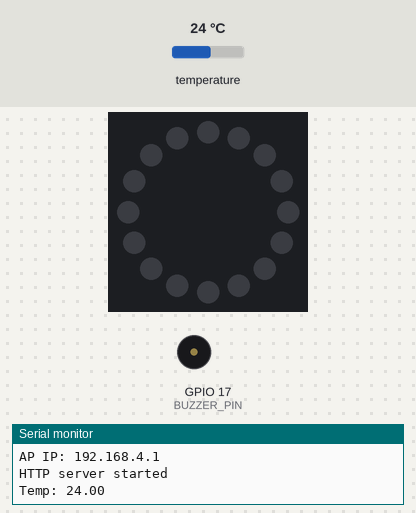
A sketch run on a simulated ESP32. Shown: 16 RGB LEDs in a ring, first at the top, clockwise, buzzer (waves = sounding), the last lines printed to the serial monitor. The inputs (shaded band) are chosen by the test bench; at power-on: temperature 24 °C. Dim RGB values are drawn brighter than linear.

Above: at 2.2 s.
2.3 s: temperature set to 39.3 °C
At 2.8 s:
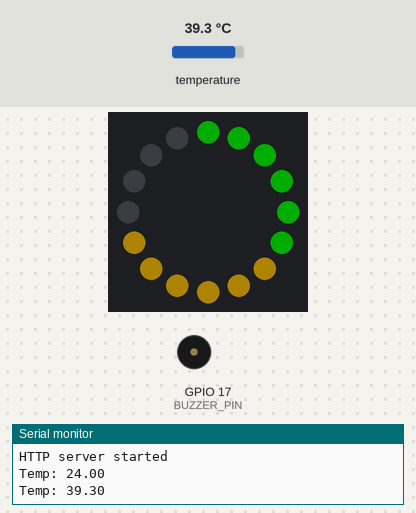
4.7 s: temperature set to 40.6 °C
At 4.97 s:
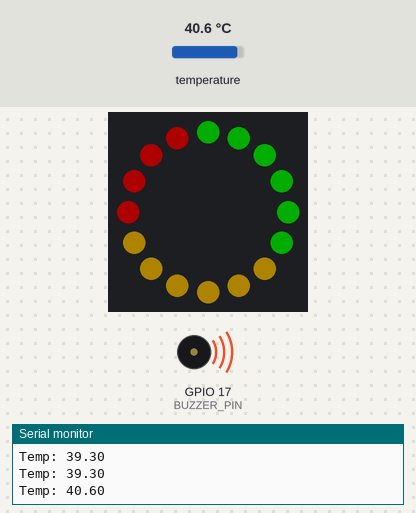
7.2 s: temperature set to 28 °C
At 8.2 s:
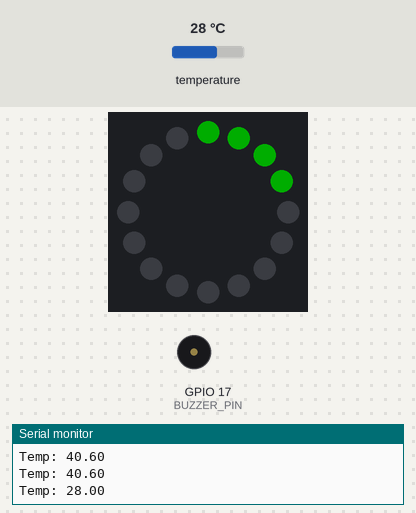
9.0 s: temperature set to 26.5 °C
At 10.5 s:
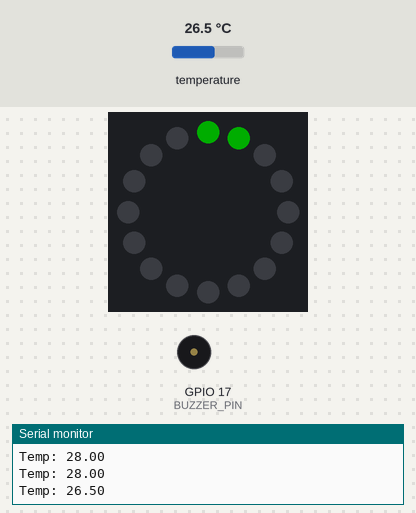
11.4 s: temperature set to 25.3 °C
At 13.7 s:
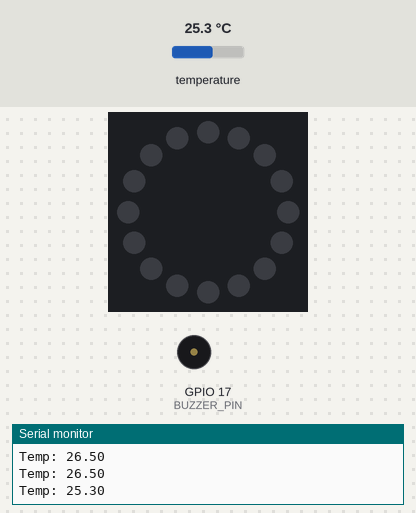
14.0 s: temperature set to 29 °C
At 16.3 s:
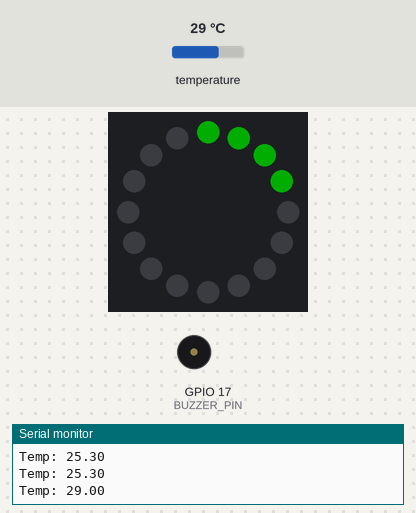
Timing chart, 0 to 17.7 s (numbered marks = the images above; inputs shaded):
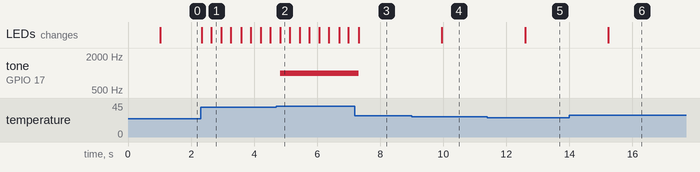

Measured:
- the behaviour switches between 40 and 40.1 °C on temperature (found by bisection; images 1 and 2)
- the behaviour switches between 26 and 25.9 °C on temperature (found by bisection; images 4 and 5)
- after the input at 2.3 s, the LEDs: first change at once (image 1 shows a later state)
- after the input at 4.7 s, tone on GPIO 17 (BUZZER_PIN): silent → 1000 Hz after 0.13 s; the LEDs: change after 0.13 s (image 2)
- after the input at 7.2 s, tone on GPIO 17 (BUZZER_PIN): 1000 Hz → silent after 0.11 s; the LEDs: change after 0.11 s (image 3)
- after the input at 9.0 s, the LEDs: change after 0.96 s (image 4)
- after the input at 11.4 s, the LEDs: change after 1.2 s (image 5)
- after the input at 14.0 s, the LEDs: change after 1.2 s (image 6)

The sketch:

sketch_jun24d.ino
```cpp
#include <WiFi.h>
#include <WebServer.h>
#include <Wire.h>
#include <Adafruit_Si7021.h>
#include <Adafruit_NeoPixel.h>

// WI-FI (hotspot) params
const char* apSSID     = "ESP32-AP";
const char* apPassword = "iot2025";

// Pins
// senesor for temperature
#define GY_SDA       27
#define GY_SCL       26
// buzzer
#define BUZZER_PIN   17
// led ring with 16 led diods
#define LED_PIN      22
#define LED_COUNT    16


WebServer   server(80); // 80 is the port for web
Adafruit_Si7021 sensor;
Adafruit_NeoPixel ring(LED_COUNT, LED_PIN, NEO_GRB + NEO_KHZ800);

// returns the current color of the diod
String ledColor(int idx, int g, int y, int r) {
  if (idx < g)        return "rgb(0,255,0)";
  else if (idx < g+y) return "rgb(255,191,0)";
  else if (idx < g+y+r) return "rgb(255,0,0)";
  else                return "rgb(200,200,200)";
}

void setup() {
  Serial.begin(115200);
  delay(1000);

  // === Стартиране на Wi-Fi AP ===
  WiFi.softAP(apSSID, apPassword); // Create the Wifi name with password
  Serial.print("AP IP: "); Serial.println(WiFi.softAPIP()); // return the adr.

  // === HTTP маршрут “/” ===
  server.on("/", [](){
    float t = sensor.readTemperature();

    // Calculate the leds
    int g=0,y=0,r=0;
    if      (t>=40.0){ g=6; y=6; r=4; }
    else if (t>=38.0){ g=6; y=6; r=2; }
    else if (t>=36.0){ g=6; y=6; }
    else if (t>=34.0){ g=6; y=4; }
    else if (t>=32.0){ g=6; y=2; }
    else if (t>=30.0){ g=6; }
    else if (t>=28.0){ g=4; }
    else if (t>=26.0){ g=2; }

    // Генерираме HTML с кръгчета
    String html = "<!DOCTYPE html><html><head><meta charset='utf-8'>"
                  "<title>ESP32 Fire/System alarm</title>"
                  "<script>setTimeout(()=>location.reload(),1200);</script>" // reloading the page
                  "<style>"
                  "body{background:#fff;font-family:Arial,sans-serif;"
                  "text-align:center;padding:20px;}"
                  ".led{display:inline-block;width:25px;height:25px;"
                  "border-radius:50%;margin:5px;}"
                  "</style></head><body>";
    html += "<h1>Temp: " + String(t,2) + " &deg;C</h1><div>";
    for (int i = 0; i < LED_COUNT; i++) {
      String c = ledColor(i, g, y, r);
      html += "<span class='led' style='background:" + c + ";'></span>"; // add circles
    }
    html += "</div></body></html>";

    server.send(200, "text/html", html); // (html status code, sending html content, content)
  });
  server.begin(); //starts listening to requests
  Serial.println("HTTP server started");


 // start connection with the sensor
  Wire.begin(GY_SDA, GY_SCL);
  if (!sensor.begin()) {
    Serial.println("ERROR: Si7021 init failed!");
    while (1) delay(10);
  }
  pinMode(BUZZER_PIN, OUTPUT);

  ring.begin();
  ring.show();
  ring.setBrightness(50);
}

void loop() {
  server.handleClient();

  float temp = sensor.readTemperature();
  Serial.print("Temp: "); Serial.println(temp,2);

  // Buzzer sound above 40 C.
  if (temp > 40.0) tone(BUZZER_PIN,1000);
  else             noTone(BUZZER_PIN);

  // turn off all diods
  for (int i = 0; i < LED_COUNT; i++) {
    ring.setPixelColor(i, 0);
  }

  // Calculate the led lamps
  int g=0,y=0,r=0;
  if      (temp>=40.0){ g=6; y=6; r=4; }
  else if (temp>=38.0){ g=6; y=6; r=2; }
  else if (temp>=36.0){ g=6; y=6; }
  else if (temp>=34.0){ g=6; y=4; }
  else if (temp>=32.0){ g=6; y=2; }
  else if (temp>=30.0){ g=6; }
  else if (temp>=28.0){ g=4; }
  else if (temp>=26.0){ g=2; }

  // set the leds
  for (int i = 0; i < g; i++)          ring.setPixelColor(i, ring.Color(0,255,0));
  for (int i = g; i < g+y; i++)        ring.setPixelColor(i, ring.Color(255,191,0));
  for (int i = g+y; i < g+y+r; i++)    ring.setPixelColor(i, ring.Color(255,0,0));

  ring.show();

  // set the red leds blinking
  if (r > 0) {
    delay(300);
    for (int i = g+y; i < g+y+r; i++) ring.setPixelColor(i, 0); // turn off the diods (for every i diod set rgb to 0)
    ring.show();
    delay(300);
  } else {
    delay(1300);
  }
}
```
